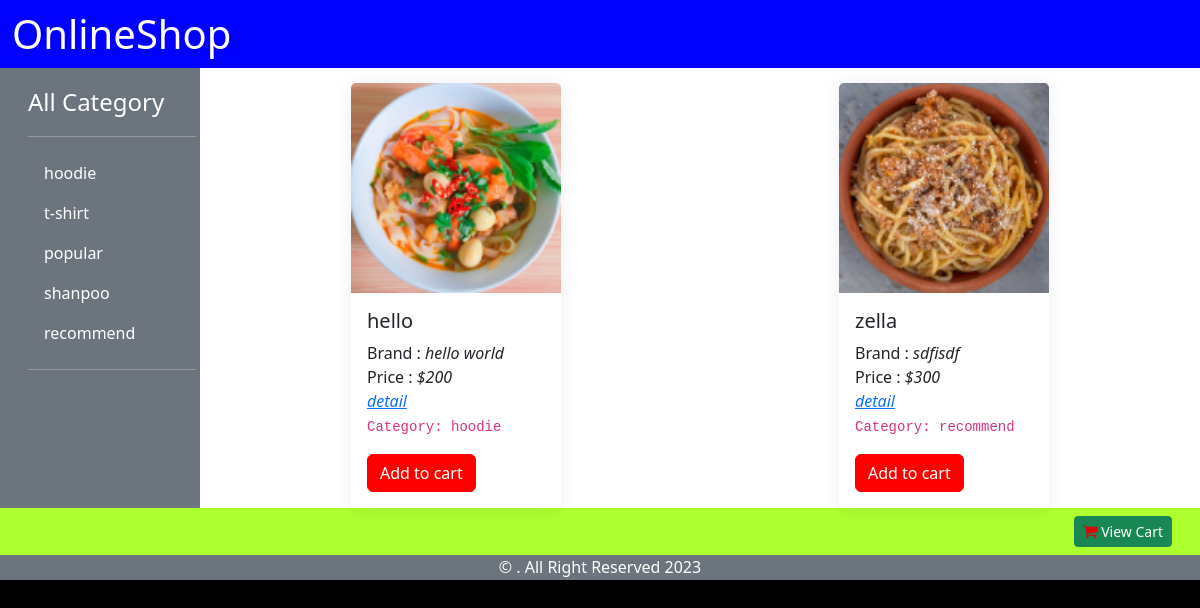
The page / on the database its author committed.
### tables this page shows
CREATE TABLE `categories` (
  `id` int(11) NOT NULL,
  `name` varchar(255) NOT NULL,
  `created_date` datetime NOT NULL,
  `modified_date` datetime NOT NULL
);

CREATE TABLE `items` (
  `id` int(11) NOT NULL,
  `title` varchar(255) NOT NULL,
  `brand` varchar(255) NOT NULL,
  `review` varchar(225) NOT NULL,
  `price` int(12) NOT NULL,
  `photo` varchar(255) NOT NULL,
  `category_id` int(11) NOT NULL,
  `reached_date` datetime NOT NULL,
  `expired_date` datetime NOT NULL
);

### index.php (the view, shortened to what this page needs)
<?php
include("./admin/config/config.php");
$cat_result = mysqli_query($conn, "SELECT * FROM categories");
if (!empty($_GET['id'])) {
    $id =  $_GET['id'];
    $item_result = mysqli_query($conn, "SELECT * FROM items WHERE category_id=$id");
} else {
    $item_result = mysqli_query($conn, "SELECT * FROM items");
}
?>
<!DOCTYPE html>
<html lang="en">
<head>
    <link href="https://cdn.jsdelivr.net/npm/bootstrap@5.2.3/dist/css/bootstrap.min.css" rel="stylesheet">
    <link rel="stylesheet" href="https://cdnjs.cloudflare.com/ajax/libs/font-awesome/4.7.0/css/font-awesome.min.css">
    <link rel="stylesheet" href="./css/style.css">
</head>
<body>
    <div class="container-fluid">
        <div class="row">
            <h1>OnlineShop</h1>
        </div>
        <div class="row">
            <div class="col-2 text-white bg-secondary">
                <div class="d-flex flex-column flex-shrink-0 p-3" style="width: 200px;">
                    <a href="./index.php" class="d-flex align-items-center mb-3 mb-md-0 me-md-auto text-white link-dark text-decoration-none">
                        <span class="fs-4">All Category</span>
                    </a>
                    <hr>
                    <ul class="nav nav-pills flex-column mb-auto ">
                        <?php
                        while ($cat = mysqli_fetch_assoc($cat_result)) {
                        ?>
                            <li class="nav-item">
                                <a href="./index.php?id=<?php echo $cat['id'] ?>" class="nav-link text-white my-nav-link " aria-current="page">
                                    <?php echo $cat['name']; ?>
                                </a>
                            </li>
                        <?php
                        }
                        ?>
                    </ul>
                    <hr>
                </div>
            </div>
            <div class="col main d-flex flex-wrap bg-white">
                <?php
                while ($item = mysqli_fetch_assoc($item_result)) {
                ?>
                    <div class="card" style="width: 210px;">
                        <img src="./admin/images/<?php echo $item['photo'] ?>" class="card-img-top" alt="Img">
                        <div class="card-body">
                            <h5 class="card-title"><?php echo $item['title'] ?></h5>
                            <div>Brand : <i><?php echo $item['brand'] ?></i></div>
                            <div>Price : <i>$<?php echo $item['price'] ?></i></div>
                            <?php
                            $id =  $item['category_id'];
                            $result =  mysqli_query($conn, "SELECT name FROM categories WHERE id=$id");
                            $item_cat = mysqli_fetch_assoc($result);
                            ?>
                            <a href="./item-detail.php?id=<?php echo $item['id'] ?>"><i>detail</i></a>
                            <div><code>Category: <?php echo $item_cat['name']; ?></code></div>
                            <a href="./addtocart.php?id=<?php echo $item['id'] ?>" class="btn btn-danger">Add to cart</a>
                        </div>
                    </div>
                <?php
                }
                ?>
            </div>
        </div>
        <div class="row">
            <div class="foo py-2 text-end">
                <a href="./view-cart.php" class="me-3 btn btn-success btn-sm position-relative">
                    <i class="fa fa-shopping-cart fs-6 deep-red"></i> View Cart</a>
            </div>
            <div class="footer bg-secondary text-center">
                &copy; . All Right Reserved <?php echo date("Y"); ?>
            </div>
        </div>
    </div>
</body>
</html>

### css/style.css (style rules this page uses)
h1 { background-color: blue; padding: 10px; color: white; margin: 0; }
.card { border: 0px !important; }
.main { justify-content: space-around; padding-top: 15px; }
.foo { background-color: greenyellow; min-height: 30px; }
.footer { height: 25px; color: white; }
body { background-color: #000; user-select: none; }
.card { border: none; box-shadow: 0 1px 15px 1px rgba(52, 40, 104, 0.08); }
.btn-danger { background-color: #ff0000 !important; border-color: #ff0000 !important; }
.deep-red { color: #da0606 !important; }

### rows shown on the page
categories: name "hoodie"
categories: name "t-shirt"
categories: name "popular"
categories: name "shanpoo"
categories: name "recommend"
items: photo (picture), title "hello", brand "hello world", price "200", category.name "hoodie"
items: photo (picture), title "zella", brand "sdfisdf", price "300", category.name "recommend"
